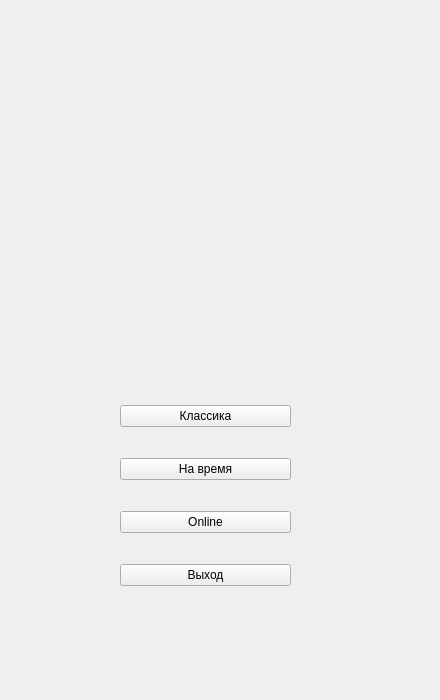
<?xml version="1.0" encoding="UTF-8"?>
<ui version="4.0">
 <class>main_form</class>
 <widget class="QWidget" name="main_form">
  <property name="geometry">
   <rect>
    <x>0</x>
    <y>0</y>
    <width>440</width>
    <height>700</height>
   </rect>
  </property>
  <property name="windowTitle">
   <string>Form</string>
  </property>
  <widget class="QWidget" name="">
   <property name="geometry">
    <rect>
     <x>120</x>
     <y>380</y>
     <width>171</width>
     <height>231</height>
    </rect>
   </property>
   <layout class="QGridLayout" name="gridLayout">
    <item row="2" column="0">
     <widget class="QPushButton" name="online_Button">
      <property name="text">
       <string>Online</string>
      </property>
     </widget>
    </item>
    <item row="3" column="0">
     <widget class="QPushButton" name="exit_Button">
      <property name="text">
       <string>Выход</string>
      </property>
     </widget>
    </item>
    <item row="0" column="0">
     <widget class="QPushButton" name="classic_Button">
      <property name="text">
       <string>Классика</string>
      </property>
     </widget>
    </item>
    <item row="1" column="0">
     <widget class="QPushButton" name="time_Button">
      <property name="text">
       <string>На время</string>
      </property>
     </widget>
    </item>
   </layout>
  </widget>
  <zorder>classic_Button</zorder>
  <zorder>time_Button</zorder>
  <zorder>online_Button</zorder>
  <zorder>exit_Button</zorder>
  <zorder>time_Button</zorder>
 </widget>
 <resources/>
 <connections/>
</ui>
